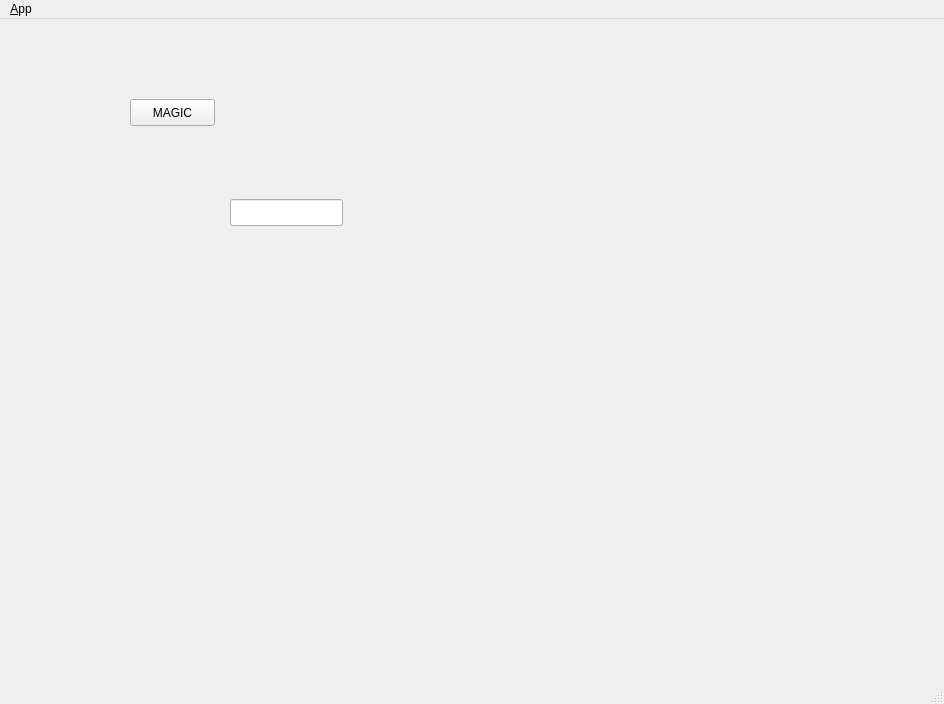
<?xml version="1.0" encoding="UTF-8"?>
<ui version="4.0">
 <class>MainWindowDesign</class>
 <widget class="QMainWindow" name="MainWindowDesign">
  <property name="geometry">
   <rect>
    <x>0</x>
    <y>0</y>
    <width>944</width>
    <height>704</height>
   </rect>
  </property>
  <property name="windowTitle">
   <string>NASGR</string>
  </property>
  <property name="windowIcon">
   <iconset resource="../resources/images.qrc">
    <normaloff>:/images/icon.png</normaloff>:/images/icon.png</iconset>
  </property>
  <property name="locale">
   <locale language="English" country="Australia"/>
  </property>
  <widget class="QWidget" name="centralwidget">
   <widget class="QPushButton" name="magicButton">
    <property name="geometry">
     <rect>
      <x>130</x>
      <y>80</y>
      <width>85</width>
      <height>27</height>
     </rect>
    </property>
    <property name="statusTip">
     <string/>
    </property>
    <property name="text">
     <string>MAGIC</string>
    </property>
   </widget>
   <widget class="QLineEdit" name="lineEdit">
    <property name="geometry">
     <rect>
      <x>230</x>
      <y>180</y>
      <width>113</width>
      <height>27</height>
     </rect>
    </property>
   </widget>
  </widget>
  <widget class="QMenuBar" name="menubar">
   <property name="geometry">
    <rect>
     <x>0</x>
     <y>0</y>
     <width>944</width>
     <height>25</height>
    </rect>
   </property>
   <widget class="QMenu" name="menu_File">
    <property name="title">
     <string>&amp;App</string>
    </property>
    <addaction name="action_Preferences"/>
    <addaction name="separator"/>
    <addaction name="actionAbout"/>
    <addaction name="actionAbout_Qt"/>
    <addaction name="separator"/>
    <addaction name="action_Quit"/>
   </widget>
   <addaction name="menu_File"/>
  </widget>
  <widget class="QStatusBar" name="statusbar"/>
  <action name="action_Quit">
   <property name="text">
    <string>&amp;Quit</string>
   </property>
   <property name="shortcut">
    <string>Ctrl+Q</string>
   </property>
   <property name="shortcutContext">
    <enum>Qt::ApplicationShortcut</enum>
   </property>
  </action>
  <action name="action_Preferences">
   <property name="text">
    <string>&amp;Preferences</string>
   </property>
  </action>
  <action name="actionAbout">
   <property name="text">
    <string>&amp;About</string>
   </property>
  </action>
  <action name="actionAbout_Qt">
   <property name="text">
    <string>About &amp;Qt</string>
   </property>
  </action>
 </widget>
 <resources>
  <include location="../resources/images.qrc"/>
 </resources>
 <connections>
  <connection>
   <sender>action_Quit</sender>
   <signal>triggered()</signal>
   <receiver>MainWindowDesign</receiver>
   <slot>close()</slot>
   <hints>
    <hint type="sourcelabel">
     <x>-1</x>
     <y>-1</y>
    </hint>
    <hint type="destinationlabel">
     <x>399</x>
     <y>299</y>
    </hint>
   </hints>
  </connection>
 </connections>
</ui>
